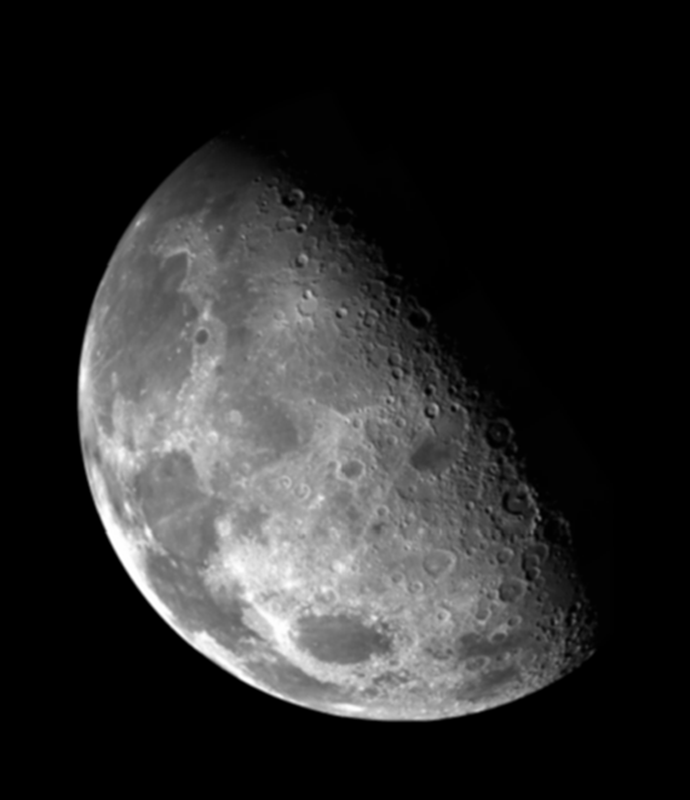
%> input picture lab6/blurry-moon.tif, 690 x 800 px
$ octave laplacian_test.m   (GNU Octave 9; MATLAB toolbox functions it lacks are replaced by stand-ins)
%> lines starting %> are read from the running program, lines starting %| are printed output that depends on the picture
clear;
f = imread ('blurry-moon.tif');
%> f is the input picture: size 800x690 uint8; min 0, max 255, mean 42.7
f = im2double(f);
%> f: size 800x690 double
figure(1);
subplot(2,2,1); imshow(f, [0 1]);
w = fspecial('laplacian', 0.2);
g = imfilter(f,w,'replicate');
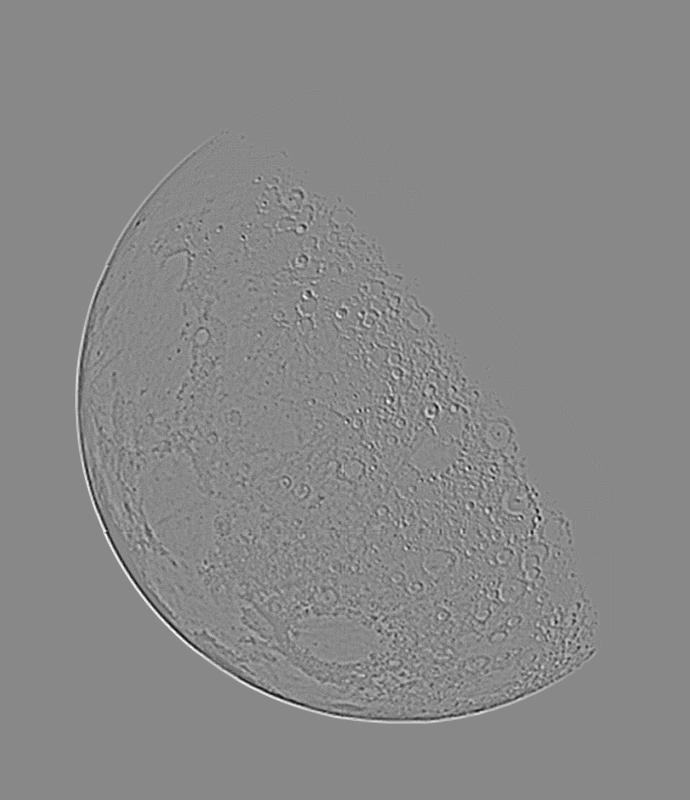
%> g: size 800x690 double; min -0.199, max 0.172, mean 3.73e-17; drawn with min black and max white
subplot(2,2,2); imshow(g,[]);
subplot(2,2,3); imshow(g);
%> after `imshow(g)`:
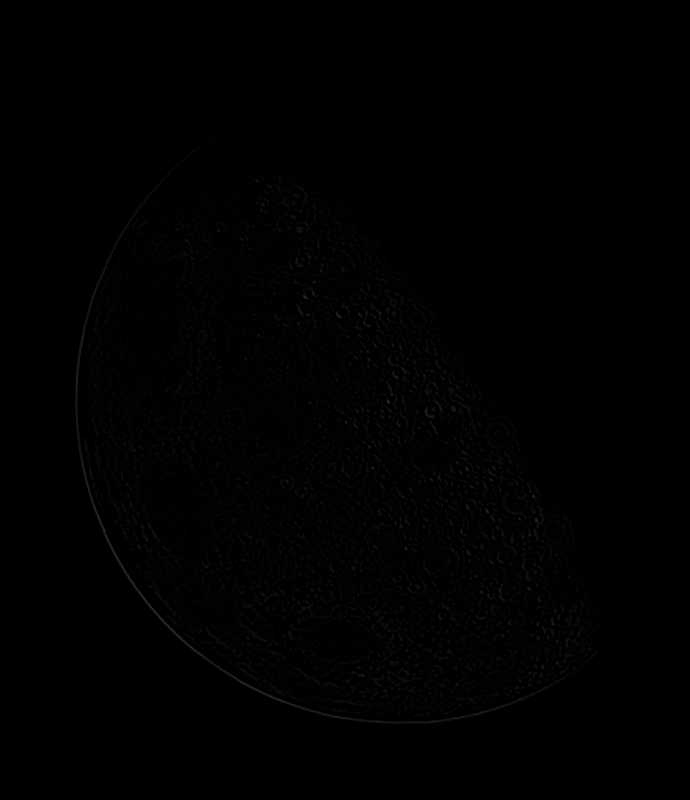
%> displayed picture: size 800x690, on the screen's scale of 0 to 255; min 0, max 44, mean 0.8
subplot(2,2,4); imshow(f-2*g);
